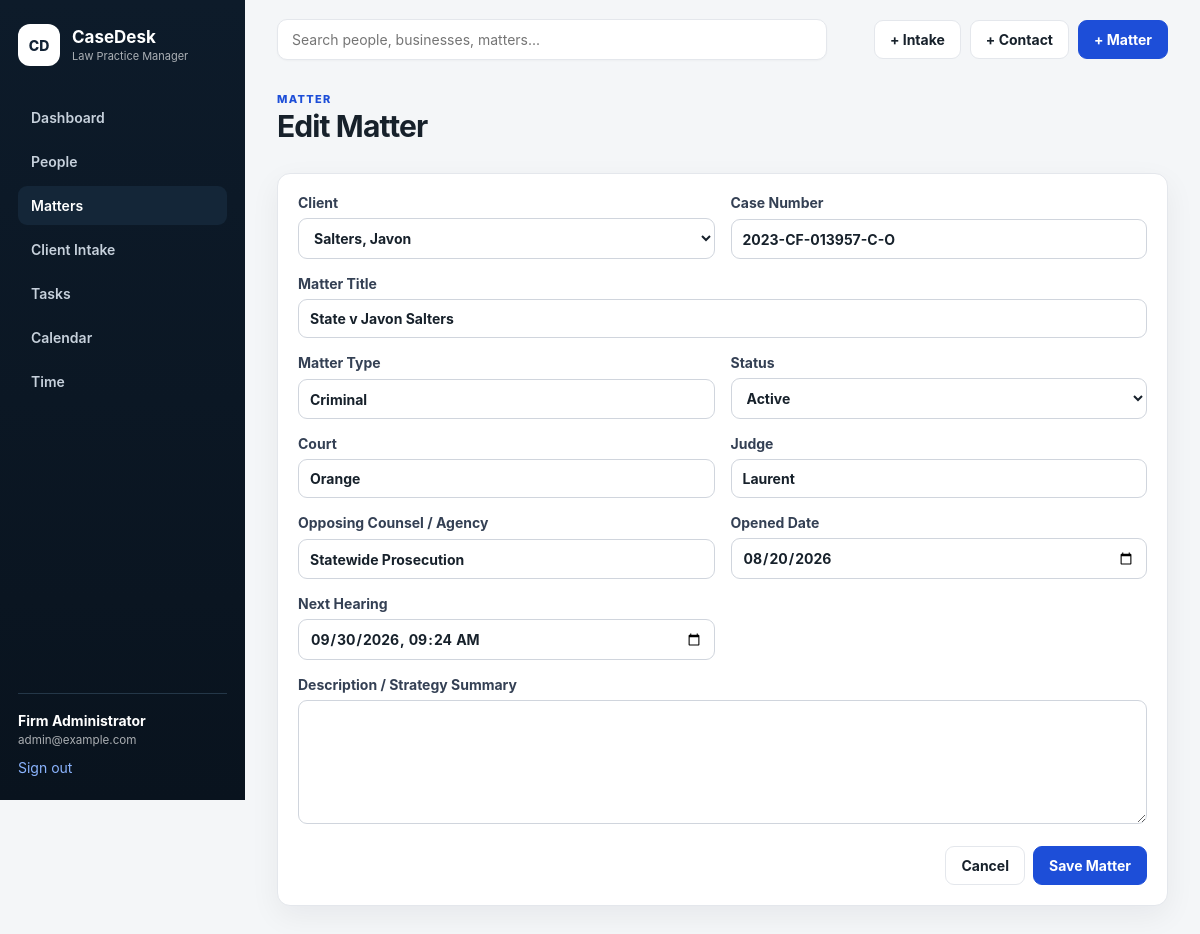
The app's page /matters/2/edit (signed in) with its own data.
### tables this page shows
CREATE TABLE users (
    id INTEGER PRIMARY KEY AUTOINCREMENT,
    name TEXT NOT NULL,
    email TEXT NOT NULL UNIQUE,
    password_hash TEXT NOT NULL,
    created_at TEXT NOT NULL DEFAULT CURRENT_TIMESTAMP
);

CREATE TABLE matters (
    id INTEGER PRIMARY KEY AUTOINCREMENT,
    client_id INTEGER NOT NULL,
    case_number TEXT,
    title TEXT NOT NULL,
    matter_type TEXT,
    court TEXT,
    judge TEXT,
    opposing_counsel TEXT,
    status TEXT NOT NULL DEFAULT 'Active'
        CHECK(status IN ('Active','Pending','Closed','Archived')),
    opened_date TEXT,
    next_hearing TEXT,
    description TEXT,
    created_at TEXT NOT NULL DEFAULT CURRENT_TIMESTAMP,
    updated_at TEXT NOT NULL DEFAULT CURRENT_TIMESTAMP,
    FOREIGN KEY(client_id) REFERENCES clients(id) ON DELETE RESTRICT
);

CREATE TABLE persons (
    id INTEGER PRIMARY KEY AUTOINCREMENT,
    client_id INTEGER UNIQUE,
    person_type TEXT NOT NULL DEFAULT 'Individual'
        CHECK(person_type IN ('Individual','Business')),
    organization_name TEXT,
    first_name TEXT,
    last_name TEXT,
    email TEXT,
    phone TEXT,
    address TEXT,
    city TEXT,
    state TEXT,
    zip_code TEXT,
    notes TEXT,
    created_at TEXT NOT NULL DEFAULT CURRENT_TIMESTAMP,
    updated_at TEXT NOT NULL DEFAULT CURRENT_TIMESTAMP,
    FOREIGN KEY(client_id) REFERENCES clients(id) ON DELETE RESTRICT,
    CHECK(
        (person_type='Business' AND length(trim(COALESCE(organization_name,''))) > 0)
        OR
        (person_type='Individual' AND length(trim(COALESCE(first_name,''))) > 0
                                  AND length(trim(COALESCE(last_name,''))) > 0)
    )
);

### app.py (the view, shortened to what this page needs)
@app.route("/matters/<int:matter_id>/edit", methods=["GET", "POST"])
@login_required
def matter_edit(matter_id):
    db = get_db()
    matter = db.execute("SELECT * FROM matters WHERE id=?", (matter_id,)).fetchone()
    if not matter:
        abort(404)
    client_rows = db.execute(
        """SELECT p.client_id AS id, p.person_type, p.organization_name,
                  p.first_name, p.last_name
           FROM persons p JOIN person_roles pr ON pr.person_id=p.id
           WHERE pr.role='Client' AND p.client_id IS NOT NULL
           ORDER BY CASE WHEN p.person_type='Business' THEN p.organization_name ELSE p.last_name END,
                    p.first_name"""
    ).fetchall()
    return render_template("matter_form.html", matter=matter, clients=client_rows)

### app.py (called while the page is built)
def get_db():
    if "db" not in g:
        g.db = sqlite3.connect(app.config["DATABASE"])
        g.db.row_factory = sqlite3.Row
        g.db.execute("PRAGMA foreign_keys = ON")
    return g.db

def csrf_token():
    token = session.get("_csrf_token")
    if not token:
        token = secrets.token_urlsafe(32)
        session["_csrf_token"] = token
    return token

def csrf_field():
    return f'<input type="hidden" name="_csrf_token" value="{csrf_token()}">'

@app.context_processor
def inject_helpers():
    return {
        "csrf_field": csrf_field,
        "today": date.today().isoformat(),
    }

@app.before_request
def csrf_protect():
    if request.method == "POST":
        expected = session.get("_csrf_token")
        supplied = request.form.get("_csrf_token")
        if not expected or not supplied or not secrets.compare_digest(expected, supplied):
            abort(400, description="Invalid CSRF token.")

def login_required(view):
    @wraps(view)
    def wrapped_view(**kwargs):
        if "user_id" not in session:
            return redirect(url_for("login", next=request.path))
        return view(**kwargs)
    return wrapped_view

@app.before_request
def load_logged_in_user():
    g.user = None
    if "user_id" in session:
        g.user = get_db().execute(
            "SELECT id, name, email FROM users WHERE id = ?",
            (session["user_id"],)
        ).fetchone()

### templates/matter_form.html (shortened to what this page needs)
{% extends "base.html" %}
{% block content %}
<div class="page-head"><div><p class="eyebrow">MATTER</p><h1>{{ 'Edit Matter' if matter else 'New Matter' }}</h1></div></div>
<section class="card form-card">
<form method="post" class="form-grid">
  <label>Client<select name="client_id" required>{% for c in clients %}<option value="{{ c.id }}" {% if matter and matter.client_id==c.id %}selected{% elif not matter and request.args.get('client')|int==c.id %}selected{% endif %}>{{ c.organization_name if c.person_type=='Business' else c.last_name ~ ', ' ~ c.first_name }}</option>{% endfor %}</select></label>
  <label>Case Number<input name="case_number" value="{{ matter.case_number or '' if matter else '' }}"></label>
  <label class="span-2">Matter Title<input name="title" value="{{ matter.title if matter else '' }}" placeholder="e.g., State v. Client" required></label>
  <label>Matter Type<input name="matter_type" value="{{ matter.matter_type or '' if matter else '' }}" placeholder="Criminal Defense, Probate, PI..."></label>
  <label>Status<select name="status">{% for s in ['Active','Pending','Closed','Archived'] %}<option value="{{ s }}" {% if matter and matter.status==s %}selected{% endif %}>{{ s }}</option>{% endfor %}</select></label>
  <label>Court<input name="court" value="{{ matter.court or '' if matter else '' }}"></label>
  <label>Judge<input name="judge" value="{{ matter.judge or '' if matter else '' }}"></label>
  <label>Opposing Counsel / Agency<input name="opposing_counsel" value="{{ matter.opposing_counsel or '' if matter else '' }}"></label>
  <label>Opened Date<input type="date" name="opened_date" value="{{ matter.opened_date or '' if matter else today }}"></label>
  <label>Next Hearing<input type="datetime-local" name="next_hearing" value="{{ matter.next_hearing or '' if matter else '' }}"></label>
  <label class="span-2">Description / Strategy Summary<textarea name="description" rows="6">{{ matter.description or '' if matter else '' }}</textarea></label>
  <div class="span-2 form-actions"><a class="button ghost" href="{{ url_for('matters') }}">Cancel</a><button class="button" type="submit">Save Matter</button></div>
</form>
</section>
{% endblock %}

### templates/base.html (shortened to what this page needs)
<!doctype html>
<html lang="en">
<head>
  <link rel="stylesheet" href="{{ url_for('static', filename='styles.css') }}">
</head>
<body>
{% if g.user %}
<div class="app-shell">
  <aside class="sidebar">
    <a class="brand" href="{{ url_for('dashboard') }}">
      <span class="brand-mark">CD</span>
      <span><strong>CaseDesk</strong><small>Law Practice Manager</small></span>
    </a>
    <nav>
      <a class="{{ 'active' if request.endpoint=='dashboard' else '' }}" href="{{ url_for('dashboard') }}">Dashboard</a>
      <a class="{{ 'active' if request.endpoint in ['people','person_new','person_detail','person_edit'] else '' }}" href="{{ url_for('people') }}">People</a>
      <a class="{{ 'active' if request.endpoint in ['matters','matter_new','matter_detail','matter_edit'] else '' }}" href="{{ url_for('matters') }}">Matters</a>
      <a class="{{ 'active' if request.endpoint in ['intakes','intake_choose','intake_new','intake_edit','intake_detail'] else '' }}" href="{{ url_for('intakes') }}">Client Intake</a>
      <a class="{{ 'active' if request.endpoint=='tasks' else '' }}" href="{{ url_for('tasks') }}">Tasks</a>
      <a class="{{ 'active' if request.endpoint=='calendar' else '' }}" href="{{ url_for('calendar') }}">Calendar</a>
      <a class="{{ 'active' if request.endpoint=='time_entries' else '' }}" href="{{ url_for('time_entries') }}">Time</a>
    </nav>
    <div class="sidebar-user">
      <div><strong>{{ g.user['name'] }}</strong><small>{{ g.user['email'] }}</small></div>
      <form method="post" action="{{ url_for('logout') }}">
        <button class="link-button" type="submit">Sign out</button>
      </form>
    </div>
  </aside>
  <main class="content">
    <header class="topbar">
      <form class="search" method="get" action="{{ url_for('global_search') }}">
        <input name="q" placeholder="Search people, businesses, matters..." value="{{ request.args.get('q','') if request.endpoint=='global_search' else '' }}">
      </form>
      <div class="top-actions">
        <a class="button ghost" href="{{ url_for('intake_choose') }}">+ Intake</a>
        <a class="button ghost" href="{{ url_for('person_new') }}">+ Contact</a>
        <a class="button" href="{{ url_for('matter_new') }}">+ Matter</a>
      </div>
    </header>
    {% block content %}{% endblock %}
  </main>
</div>
{% else %}
  {% block auth_content %}{% endblock %}
{% endif %}
</body>
</html>

### static/styles.css (style rules this page uses)
:root { --bg:#f4f6f8;--panel:#fff;--ink:#17212b;--muted:#667085;--line:#e4e7ec; --nav:#0d1b2a;--nav2:#142638;--accent:#1d4ed8;--accent2:#eaf0ff; --danger:#b42318;--success:#027a48;--warning:#b54708; --shadow:0 10px 30px rgba(16,24,40,.06) }
* { box-sizing:border-box }
html,body { margin:0;background:var(--bg);color:var(--ink);font-family:Inter,ui-sans-serif,-apple-system,BlinkMacSystemFont,"Segoe UI",sans-serif;font-size:14px }
a { color:var(--accent);text-decoration:none }
button,input,select,textarea { font:inherit }
.app-shell { min-height:100vh;display:grid;grid-template-columns:245px 1fr }
.sidebar { position:sticky;top:0;height:100vh;background:linear-gradient(180deg,var(--nav),#09131e);color:#fff;padding:24px 18px;display:flex;flex-direction:column }
.brand { display:flex;align-items:center;gap:12px;color:inherit }
.brand-mark { display:grid;place-items:center;width:42px;height:42px;border-radius:12px;background:#fff;color:#112235;font-weight:800 }
.brand span:last-child { display:flex;flex-direction:column }
.brand strong { font-size:17px }
.brand small { font-size:11px;opacity:.65;margin-top:2px }
.sidebar nav { display:grid;gap:5px;margin-top:32px }
.sidebar nav a { color:#c7d1dc;padding:11px 13px;border-radius:9px;font-weight:600 }
.sidebar nav a:hover,.sidebar nav a.active { background:var(--nav2);color:#fff }
.sidebar-user { margin-top:auto;border-top:1px solid #243748;padding-top:18px;display:grid;gap:12px }
.sidebar-user div { display:flex;flex-direction:column }
.sidebar-user small { opacity:.65;margin-top:4px }
.link-button { border:0;background:none;padding:0;color:#8bb4ff;cursor:pointer;text-align:left }
.content { min-width:0;padding:0 32px 45px }
.topbar { height:78px;display:flex;align-items:center;justify-content:space-between;gap:20px }
.search { width:min(550px,55vw) }
.search input { width:100%;background:#fff;border:1px solid var(--line);border-radius:10px;padding:11px 14px;box-shadow:0 1px 2px rgba(16,24,40,.03) }
.top-actions { display:flex;gap:9px;align-items:center }
.button { display:inline-flex;align-items:center;justify-content:center;border:1px solid var(--accent);background:var(--accent);color:#fff;border-radius:9px;padding:10px 15px;font-weight:700;cursor:pointer }
.button.ghost { background:#fff;color:var(--ink);border-color:var(--line) }
.page-head { display:flex;justify-content:space-between;gap:20px;align-items:flex-start;margin:14px 0 24px }
.page-head h1 { margin:2px 0 5px;font-size:30px;letter-spacing:-.03em }
.page-head p { margin:0 }
.eyebrow { font-size:11px!important;font-weight:800;letter-spacing:.12em;color:var(--accent) }
.card { background:var(--panel);border:1px solid var(--line);border-radius:13px;padding:20px;box-shadow:var(--shadow);margin-bottom:18px;min-width:0 }
.form-card { max-width:920px }
.form-grid { display:grid;grid-template-columns:1fr 1fr;gap:16px }
.form-grid label,.stack label { display:grid;gap:7px;font-weight:700;color:#344054 }
.span-2 { grid-column:span 2 }
.form-actions { display:flex;justify-content:flex-end;gap:8px;margin-top:6px }
input,select,textarea { border:1px solid #d0d5dd;background:#fff;border-radius:9px;padding:10px 11px;color:var(--ink);outline:none }
textarea { resize:vertical }

### records on screen
users: user.name "Firm Administrator", user.email "admin@example.com"
matters: client_id "Salters, Javon", case_number "2023-CF-013957-C-O", title "State v Javon Salters", matter_type "Criminal", status "Active", court "Orange", judge "Laurent", opposing_counsel "Statewide Prosecution", opened_date "08/20/2026", next_hearing "09/30/2026 09:24"

### other values on screen
{{ 'Edit Matter' if matter else 'New Matter' }} "Edit Matter"
